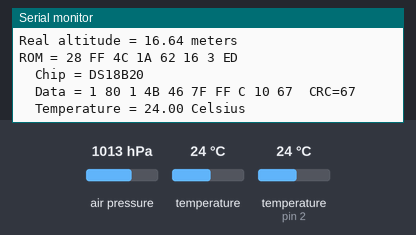
Recording of a sketch running on a simulated Arduino Uno, built with avr-gcc and run on an emulated ATmega328P. Parts: the last lines printed to the serial monitor. The test bench sets the inputs (shaded band); at power-on: temperature 24 °C, temperature (sensor on pin 2) 24 °C, air pressure 1013 hPa.

Above: at 1.2 s.
1.3 s: temperature (sensor 0) set to 0 °C
At 2.8 s:
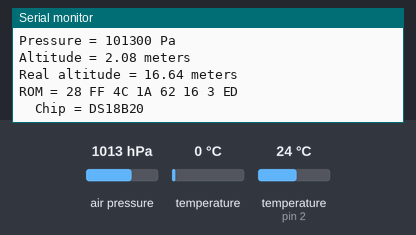
5.1 s: temperature (sensor on pin 2) set to 12 °C
At 5.69 s:
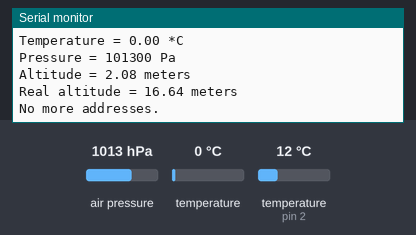
10.2 s: temperature (sensor on pin 2) set to 28 °C
At 10.99 s:
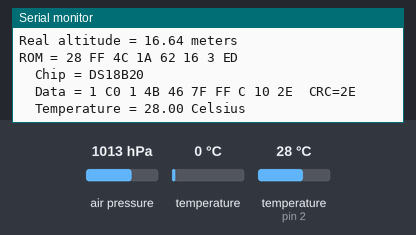
14.0 s: temperature (sensor on pin 2) set to 33 °C
At 14.82 s:
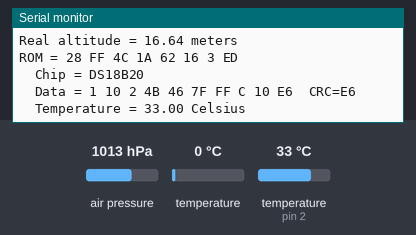
17.8 s: temperature (sensor on pin 2) set to 0 °C
At 18.65 s:
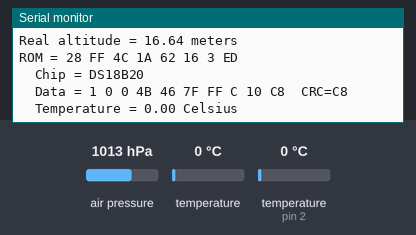
21.7 s: air pressure set to 952 hPa
At 23.9 s:
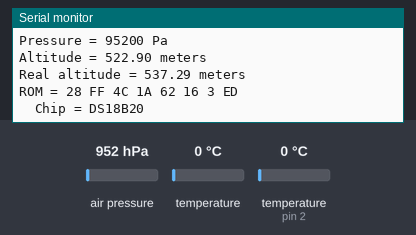
Timing chart, 0 to 24.2 s (numbered marks = the images above; inputs shaded):
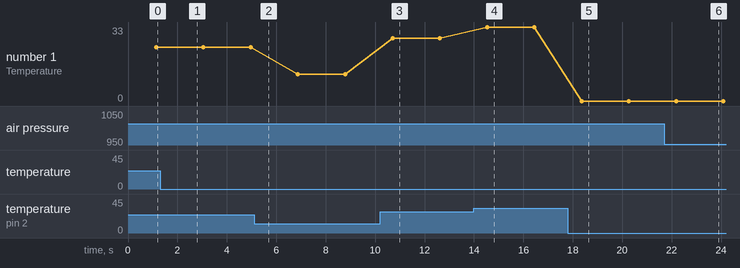

Measured:
- after the input at 1.3 s, the serial monitor: prints a new line after 0.30 s (image 1)
- after the input at 10.2 s, the serial monitor: prints a new line after 0.46 s (image 3)
- after the input at 14.0 s, the serial monitor: prints a new line after 0.49 s (image 4)
- after the input at 17.8 s, the serial monitor: prints a new line after 0.51 s (image 5)
- after the input at 21.7 s, the serial monitor: prints a new line after 0.97 s (image 6)
- plotted number 1: 24 → 12 after the input at 5.1 s, 28 → 33 after the input at 14.0 s

The sketch:

BMP085test.ino
```cpp
// OneWire DS18S20, DS18B20, DS1822 Temperature Example
#include <OneWire.h>
// BMP085 Barometric Sensor
#include <Wire.h>
#include <Adafruit_BMP085.h>

// Connect VCC of the BMP085 sensor to 3.3V (NOT 5.0V!)
// Connect GND to Ground
// Connect SCL to i2c clock - on '168/'328 Arduino Uno/Duemilanove/etc thats Analog 5
// Connect SDA to i2c data - on '168/'328 Arduino Uno/Duemilanove/etc thats Analog 4
// EOC is not used, it signifies an end of conversion
// XCLR is a reset pin, also not used here

Adafruit_BMP085 bmp;

OneWire ds(2);  // on pin 2

void setup() {
  Serial.begin(9600);
  if (!bmp.begin()) {
	Serial.println("Could not find a valid BMP085 sensor, check wiring!");
	while (1) {}
  }
}

void loop() {
    Serial.print("Temperature = ");
    Serial.print(bmp.readTemperature());
    Serial.println(" *C");

    Serial.print("Pressure = ");
    Serial.print(bmp.readPressure());
    Serial.println(" Pa");

    // Calculate altitude assuming 'standard' barometric
    // pressure of 1013.25 millibar = 101325 Pascal
    Serial.print("Altitude = ");
    Serial.print(bmp.readAltitude());
    Serial.println(" meters");

  // you can get a more precise measurement of altitude
  // if you know the current sea level pressure which will
  // vary with weather and such. If it is 1015 millibars
  // that is equal to 101500 Pascals.
    Serial.print("Real altitude = ");
    Serial.print(bmp.readAltitude(101500));
    Serial.println(" meters");

    Serial.println();
      byte i;
  byte present = 0;
  byte type_s;
  byte data[12];
  byte addr[8];
  float celsius, fahrenheit;

  if ( !ds.search(addr)) {
    Serial.println("No more addresses.");
    Serial.println();
    ds.reset_search();
    delay(250);
    return;
  }

  Serial.print("ROM =");
  for( i = 0; i < 8; i++) {
    Serial.write(' ');
    Serial.print(addr[i], HEX);
  }

  if (OneWire::crc8(addr, 7) != addr[7]) {
      Serial.println("CRC is not valid!");
      return;
  }
  Serial.println();

  // the first ROM byte indicates which chip
  switch (addr[0]) {
    case 0x10:
      Serial.println("  Chip = DS18S20");  // or old DS1820
      type_s = 1;
      break;
    case 0x28:
      Serial.println("  Chip = DS18B20");
      type_s = 0;
      break;
    case 0x22:
      Serial.println("  Chip = DS1822");
      type_s = 0;
      break;
    default:
      Serial.println("Device is not a DS18x20 family device.");
      return;
  }

  ds.reset();
  ds.select(addr);
  ds.write(0x44,1);         // start conversion, with parasite power on at the end

  delay(1000);     // maybe 750ms is enough, maybe not
  // we might do a ds.depower() here, but the reset will take care of it.

  present = ds.reset();
  ds.select(addr);
  ds.write(0xBE);         // Read Scratchpad

  Serial.print("  Data = ");
  Serial.print(present,HEX);
  Serial.print(" ");
  for ( i = 0; i < 9; i++) {           // we need 9 bytes
    data[i] = ds.read();
    Serial.print(data[i], HEX);
    Serial.print(" ");
  }
  Serial.print(" CRC=");
  Serial.print(OneWire::crc8(data, 8), HEX);
  Serial.println();

  // convert the data to actual temperature

  unsigned int raw = (data[1] << 8) | data[0];
  if (type_s) {
    raw = raw << 3; // 9 bit resolution default
    if (data[7] == 0x10) {
      // count remain gives full 12 bit resolution
      raw = (raw & 0xFFF0) + 12 - data[6];
    }
  } else {
    byte cfg = (data[4] & 0x60);
    if (cfg == 0x00) raw = raw << 3;  // 9 bit resolution, 93.75 ms
    else if (cfg == 0x20) raw = raw << 2; // 10 bit res, 187.5 ms
    else if (cfg == 0x40) raw = raw << 1; // 11 bit res, 375 ms
    // default is 12 bit resolution, 750 ms conversion time
  }
  celsius = (float)raw / 16.0;
  Serial.print("  Temperature = ");
  Serial.print(celsius);
  Serial.print(" Celsius ");
  Serial.println();
    delay(500);
}
```
